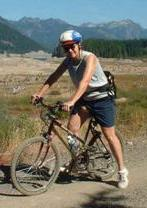
%> input picture human-pose-estimation-master - enhanced/code_full/cache_old/imflip/im0002.jpg, 147 x 208 px
$ octave --eval "result = adaptive_preprocess_v2(imread('cache_old/imflip/im0002.jpg'));"   (GNU Octave 9; MATLAB toolbox functions it lacks are replaced by stand-ins)
%> lines starting %> are read from the running program, lines starting %| are printed output that depends on the picture
### human-pose-estimation-master - enhanced/code_full/adaptive_preprocess.m
function [out, info] = adaptive_preprocess(im, params)
% ADAPTIVE_PREPROCESS
% Stage 2 of the enhanced pipeline: quality-gated image restoration.
%
% Each image is analysed by image_quality() and at most ONE restoration is
% applied, in priority order (noise dominates HOG gradients most):
%
%   1. Noise   (noiseSigma > 6)       -> non-local-means denoising (imnlmfilt,
%                                        smoothing degree estimated per image)
%   2. Blur    (sharpness  < 0.014)   -> Richardson-Lucy deconvolution with a
%                                        Gaussian PSF (sigma 1.5, 8 iterations)
%   3. Dark    (brightness < 0.40)    -> gamma correction (gamma = 0.67)
%   otherwise                         -> image passed through unchanged
%
% Thresholds and operators were selected on PARSE test images 1-100 only
% (tuning/tune_report1.m, tuning/tune_gate.m); images 101-205 are held out.
% Operators that were tested and rejected on the same split: CLAHE-style
% contrast stretching, bilateral / median / Wiener / Gaussian denoising,
% unsharp masking and 1.25x upsampling.
%
% Output:
%   out  - restored image (same class as input)
%   info - quality measurements and the operation applied

    if nargin < 2, params = struct(); end
    params = set_default(params, 'noiseSigmaThresh', 6);
    params = set_default(params, 'sharpnessThresh', 0.014);
    params = set_default(params, 'brightnessThresh', 0.40);
    params = set_default(params, 'gamma', 0.67);
    params = set_default(params, 'deblurSigma', 1.5);
    params = set_default(params, 'deblurIters', 8);

    originalClass = class(im);
%> originalClass = 'uint8'
    if ~isa(im, 'uint8'), im = im2uint8(im); end

    q = image_quality(im);
    info.brightness = q.brightness;
    info.contrast   = q.contrast;
    info.noise      = q.noiseSigma;
    info.sharpness  = q.sharpness;
    info.operations = {};

    if q.noiseSigma > params.noiseSigmaThresh
        enhanced = imnlmfilt(im);
        info.operations{end+1} = 'Non-local-means denoising';
    elseif q.sharpness < params.sharpnessThresh
        psf = fspecial('gaussian', 9, params.deblurSigma);
        enhanced = im2uint8(deconvlucy(im2double(im), psf, params.deblurIters));
        info.operations{end+1} = 'Richardson-Lucy deblurring';
    elseif q.brightness < params.brightnessThresh
        enhanced = imadjust(im, [], [], params.gamma);
        info.operations{end+1} = 'Gamma correction';
    else
        enhanced = im;
    end
    info.numOperations = numel(info.operations);

    switch originalClass
        case 'double', out = im2double(enhanced);
        case 'single', out = im2single(enhanced);
        otherwise,     out = enhanced;
    end
end

function s = set_default(s, name, value)
    if ~isfield(s, name), s.(name) = value; end
end

### human-pose-estimation-master - enhanced/code_full/image_quality.m
function q = image_quality(im)
% IMAGE_QUALITY
% Stage 1 of the enhanced pipeline: no-reference image-quality analysis.
%
%   brightness - mean luminance in [0,1]
%   contrast   - robust luminance range (1st to 99th percentile) in [0,1]
%   noiseSigma - Gaussian noise std on the 0-255 scale, Immerkaer (1996)
%                fast estimator: a Laplacian-difference mask that cancels
%                image structure up to second order
%   sharpness  - Laplacian energy relative to luminance variance; this is
%                contrast-invariant, so low-contrast images are not
%                mistaken for blurred ones

    if ~isa(im, 'uint8'), im = im2uint8(im); end
    if size(im, 3) == 3, g = rgb2gray(im); else, g = im; end
%> after `g = rgb2gray(im)`:
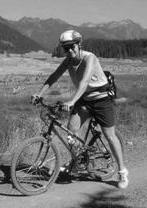
%> g: size 208x147 uint8; min 0, max 254, mean 117.5
    g = double(g);
%> g: size 208x147 double
    [H, W] = size(g);
%> H = 208; W = 147

    q.brightness = mean(g(:)) / 255;
%> q.brightness = 0.461
    p = prctile(g(:), [1 99]);
%> p = [15 212]
    q.contrast = (p(2) - p(1)) / 255;
%> q.contrast = 0.773

    M = [1 -2 1; -2 4 -2; 1 -2 1];
    q.noiseSigma = sum(sum(abs(conv2(g, M, 'valid')))) * sqrt(pi / 2) / (6 * (W - 2) * (H - 2));
%> q.noiseSigma = 4.21

    % Smooth away sensor noise first so noisy images do not look "sharp"
    gs  = imgaussfilt(g, 0.8);
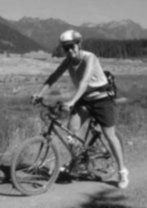
%> gs: size 208x147 double; min 9, max 248.4, mean 117.5
    lap = conv2(gs, [0 1 0; 1 -4 1; 0 1 0], 'valid');
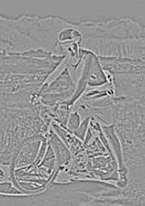
%> lap: size 206x145 double; min -119.5, max 85.39, mean 0; drawn with min black and max white
    q.sharpness = var(lap(:)) / max(var(g(:)), 1);
%> q.sharpness = 0.108
end

### human-pose-estimation-master - enhanced/code_full/adaptive_preprocess_v2.m
function [out, info] = adaptive_preprocess_v2(im)
% ADAPTIVE_PREPROCESS_V2
% Unified adaptive image preprocessing for Human Pose Estimation.
% Direct forward to calibrated adaptive_preprocess engine.

    [out, info] = adaptive_preprocess(im);
%> in adaptive_preprocess, `q = image_quality(im);`: q = {brightness 0.461, contrast 0.773, noiseSigma 4.21, sharpness 0.108}
%> in adaptive_preprocess, `info.brightness = q.brightness;`: info.brightness = 0.461
%> in adaptive_preprocess, `info.contrast   = q.contrast;`: info.contrast = 0.773
%> in adaptive_preprocess, `info.noise      = q.noiseSigma;`: info.noise = 4.21
%> in adaptive_preprocess, `info.sharpness  = q.sharpness;`: info.sharpness = 0.108
%> in adaptive_preprocess, enhanced is the input picture: size 208x147x3 uint8; mean R, G, B 119.8, 118.7, 105.3
%> in adaptive_preprocess, `info.numOperations = numel(info.operations);`: info.numOperations = 0
%> info = {brightness 0.461, contrast 0.773, noise 4.21, sharpness 0.108, numOperations 0}
end

$ run again, on human-pose-estimation-master - enhanced/code_full/cache_old/imflip/im0004.jpg
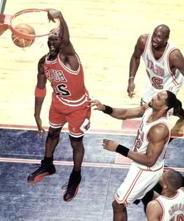
%> input picture human-pose-estimation-master - enhanced/code_full/cache_old/imflip/im0004.jpg, 184 x 221 px
%> in image_quality, `g = rgb2gray(im)`:
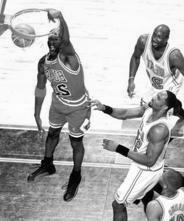
%> g: size 221x184 uint8; min 0, max 255, mean 175
%> q.brightness = 0.686
%> p = [9 253]
%> q.contrast = 0.957
%> q.noiseSigma = 4.17
%> in image_quality, `lap = conv2(gs, [0 1 0; 1 -4 1; 0 1 0], 'valid');`:
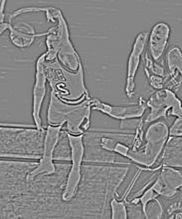
%> lap: size 219x182 double; min -104.2, max 93.71, mean 0; drawn with min black and max white
%> q.sharpness = 0.0596
%> q = {brightness 0.686, contrast 0.957, noiseSigma 4.17, sharpness 0.0596}
%> info.brightness = 0.686
%> info.contrast = 0.957
%> info.noise = 4.17
%> info.sharpness = 0.0596
%> in adaptive_preprocess, enhanced is the input picture: size 221x184x3 uint8; mean R, G, B 184.5, 172.7, 162
%> info.numOperations = 0
%> info = {brightness 0.686, contrast 0.957, noise 4.17, sharpness 0.0596, numOperations 0}

$ run again, on human-pose-estimation-master - enhanced/code_full/cache_old/imflip/im0009.jpg
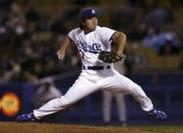
%> input picture human-pose-estimation-master - enhanced/code_full/cache_old/imflip/im0009.jpg, 183 x 133 px
%> q.brightness = 0.244
%> p = [10 244]
%> q.contrast = 0.918
%> q.noiseSigma = 2.34
%> in image_quality, `lap = conv2(gs, [0 1 0; 1 -4 1; 0 1 0], 'valid');`:
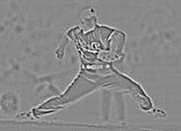
%> lap: size 131x181 double; min -104, max 89.25, mean 0; drawn with min black and max white
%> q.sharpness = 0.0499
%> q = {brightness 0.244, contrast 0.918, noiseSigma 2.34, sharpness 0.0499}
%> info.brightness = 0.244
%> info.contrast = 0.918
%> info.noise = 2.34
%> info.sharpness = 0.0499
%> in adaptive_preprocess, `enhanced = imadjust(im, [], [], params.gamma);`:
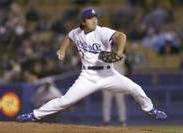
%> enhanced: size 133x183x3 uint8; mean R, G, B 98.7, 89.3, 90.4
%> info.numOperations = 1
%> info = {brightness 0.244, contrast 0.918, noise 2.34, sharpness 0.0499, numOperations 1}

$ run again, on human-pose-estimation-master - enhanced/code_full/cache_old/imflip/im0012.jpg
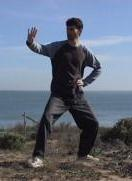
%> input picture human-pose-estimation-master - enhanced/code_full/cache_old/imflip/im0012.jpg, 132 x 181 px
%> in image_quality, `g = rgb2gray(im)`:
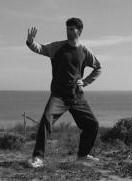
%> g: size 181x132 uint8; min 0, max 236, mean 110
%> q.brightness = 0.431
%> p = [11 192]
%> q.contrast = 0.71
%> q.noiseSigma = 2.08
%> in image_quality, `lap = conv2(gs, [0 1 0; 1 -4 1; 0 1 0], 'valid');`:
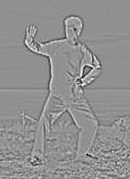
%> lap: size 179x130 double; min -88.75, max 67.2, mean 0; drawn with min black and max white
%> q.sharpness = 0.0319
%> q = {brightness 0.431, contrast 0.71, noiseSigma 2.08, sharpness 0.0319}
%> info.brightness = 0.431
%> info.contrast = 0.71
%> info.noise = 2.08
%> info.sharpness = 0.0319
%> in adaptive_preprocess, enhanced is the input picture: size 181x132x3 uint8; mean R, G, B 101.5, 111, 127.2
%> info.numOperations = 0
%> info = {brightness 0.431, contrast 0.71, noise 2.08, sharpness 0.0319, numOperations 0}
